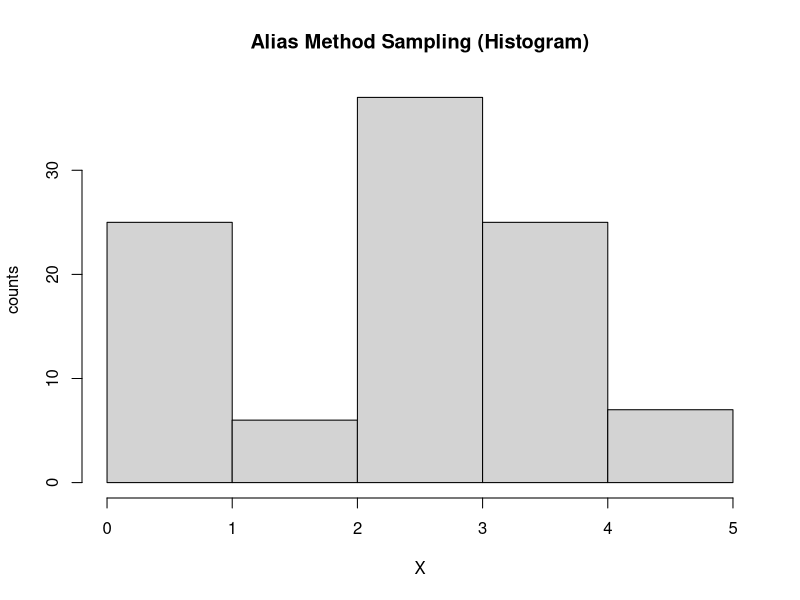

The R source for this figure:
A = c(1,3,5,7,9)                              # index
P = c(0.2,0.1,0.3,0.25,0.15)                  # probabilities
n = length(A)                                 # get length
P = n*P                                       # define alias
Sm = which(P<1)                               # get small numbers
Lr = which(P>=1)                              # get large numbers
Pr = matrix(0,1,n)                            # set probability table
Al = matrix(0,1,n)                            # set alias table

while(length(Sm) > 0 && length(Lr) > 0){
  l = Sm[1]
  Sm = Sm[Sm!=Sm[1]]
  g = Lr[1]
  Lr = Lr[Lr!=Lr[1]]
  
  Al[l] = g
  
  P[g] = (P[g]+P[l])-1
  if(P[g] < 1){
    Sm = c(Sm, g)
  }else{
    Lr = c(Lr, g)
  }
}
while(length(Lr) > 0){
  g = Lr[1]
  Lr = Lr[Lr!=Lr[1]]
  P[g] = 1
}
while(length(Sm) > 0){
  l = Sm[1]
  Sm = Sm[Sm!=Sm[1]]
  P[l] = 1
}

j=1
R=c()
for(j in 1:100){
  dieRoll = round(runif(1,1,5))
  coinProb = P[dieRoll]
  coinToss = rbinom(1,2,coinProb)
  if(coinToss == 2){
    R = c(R, dieRoll)
  }else{
    R = c(R, Al[dieRoll])
  }
  j=j+1
}
R
breaks=seq(0, n, 1)
hist(R,breaks=breaks,main='Alias Method Sampling (Histogram)',xlab='X',
	ylab='counts')
